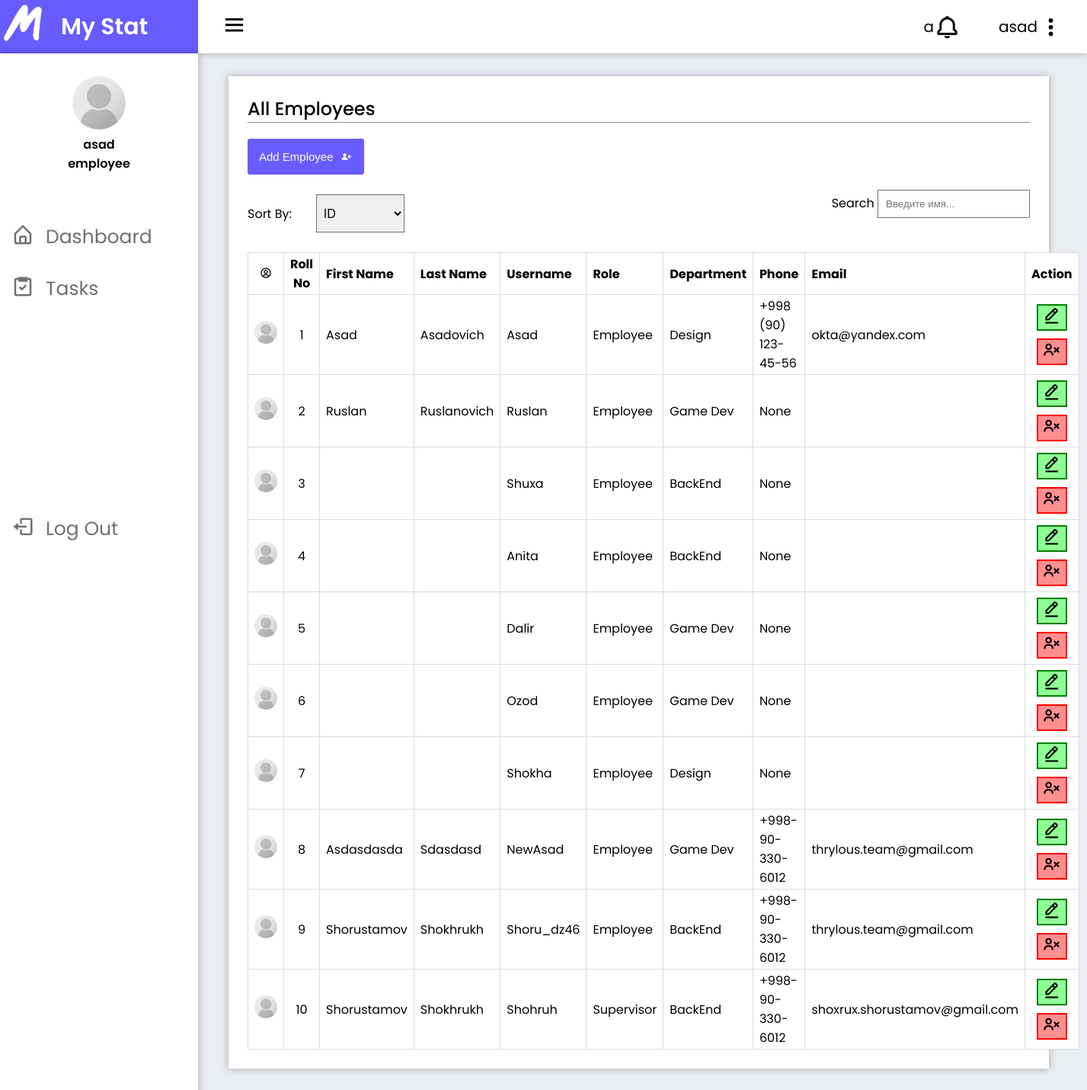
Page /view_employee/ (signed in) on the committed database.
### KPIapp/models.py (models this page shows, shortened)
class User(AbstractUser):
    role = models.ForeignKey(on_delete=models.CASCADE, related_name='role', to=Role, null=True)
    image = models.ImageField(upload_to='images/', null=True, blank=True, default='images/default_avatar.jpg')
    phone = models.CharField(max_length=100, null=True, blank=True)
    email = models.EmailField(max_length=100, null=True, blank=True)
    about = models.TextField(null=True, blank=True)
    choices = [
        ("MALE", "Male"),
        ("FEMALE", "Female"),
        ("OTHER", "Other"),
    ]
    gender = models.CharField(choices=choices, default="MALE", max_length=100)
    def get_departament(self):
        departments = Departments.objects.filter(users=self)
        return departments.first() if departments.exists() else None
    def get_notification(self):
        notifications = Notifications.objects.filter(user=self)
        return notifications

class Role (models.Model):
    name = models.CharField(max_length=100)

class Departments(models.Model):
    name = models.CharField(max_length=100)
    responsible = models.ForeignKey(on_delete=models.CASCADE, related_name='users', to=User, null=True)
    users = models.ManyToManyField(User)

### KPIapp/views.py (the view)
# urls.py: path('view_employee/', views.view_employee, name='view_employee'),
@login_required(login_url='signIn')
def view_employee(request):
    sort_by = request.GET.get('sort_by', 'id')
    search_by = request.GET.get('search_by')
    users = User.objects.all().order_by(sort_by)
    if search_by:
        users = User.objects.filter(username__icontains=search_by).order_by(sort_by)
    context = {
        'users': users,
    }
    return render(request, 'KPIapp/Supervisor/view_employee.html', context)

### KPIapp/templates/KPIapp/Supervisor/view_employee.html (shortened to what this page needs)
{% extends 'UserApp/layouts/base-template.html' %}
{% load static %}
{% block content %}
    {% include 'KPIapp/includes/headers.html' %}
    <div class="view_employees">
        <div class="employee-block">
            <div class="table-header">
                <h2>All Employees</h2>
                <hr>
                <a class="table-add-button" href="{% url 'add_employee' %}">
                    <button class="add-button">Add Employee<i class='bx bxs-user-plus' ></i></button>
                </a>
            </div>
            <form method="get" id="sortForm">
                <div class="sort">
                    <div class="sort-by">
                        <label for="sort_by">Sort by:</label>
                        <select name="sort_by" id="sort_by" onchange="this.form.submit()">
                            <option value="id" {% if request.GET.sort_by == "id" %}selected{% endif %}>ID</option>
                        </select>
                    </div>
                    <div class="search" >
                        <label for="search">Search</label>
                        <input onchange="this.form.submit()" name="search_by" id="search" type="text" placeholder="Введите имя...">
                    </div>
                </div>
            </form>
            <div>
                <table class="my-table">
                    <tr>
                        <td class="icon"><b><i class='bx bx-user-circle'></i></b></td>
                        <td class="icon"><b>Roll No</b></td>
                        <td class="table-username"><b>First Name</b></td>
                        <td class="table-username"><b>Last Name</b></td>
                        <td><b>Username</b></td>
                        <td class="table-username"><b>Role</b></td>
                        <td class="table-username"><b>Department</b></td>
                        <td><b>Phone</b></td>
                        <td><b>Email</b></td>
                        <td><b>Action</b></td>
                    </tr>
                    {% for user in users %}
                        <tr onclick="window.location.href='{% url 'user_profile' user_id=user.id %}';">
                            {% if user.image %}
                                <td class="table-avatar"><img src="{{ request.user.image.url }}" alt=""></td>
                            {% else %}
                                <td class="table-avatar"><img src="{% static 'img/default_avatar.jpg' %}" alt=""></td>
                            {% endif %}
                            <td class="icon">{{ forloop.counter }}</td>
                            <td>{{ user.first_name }}</td>
                            <td>{{ user.last_name }}</td>
                            <td>{{ user.username }}</td>
                            <td>{{ user.role.name }}</td>
                            <td>{{ user.get_departament.name }}</td>
                            <td class="table-email">{{ user.phone }}</td>
                            <td class="table-email">{{ user.email }}</td>
                            <td class="table-action">
                                <a href="{% url 'edit_employee' employee_id=user.id %}">
                                    <button class="table-edit table-button"><i class='bx bx-edit-alt'></i></button>
                                </a>
                                <a href="{% url 'delete_employee' employee_id=user.id %}">
                                    <button class="table-delete table-button"><i class='bx bx-user-x' ></i></button>
                                </a>
                            </td>
                        </tr>
                    {% endfor %}
                </table>
            </div>
        </div>
    </div>
{% endblock %}

### UserApp/templates/UserApp/layouts/base-template.html (shortened to what this page needs)
{% load static %}
<!doctype html>
<html lang="en">
<head>
    <link rel="stylesheet" href="{% static 'styles.css' %}">
    <link href='https://unpkg.com/boxicons@2.1.4/css/boxicons.min.css' rel='stylesheet'>
</head>
<body>
<div class="main">
    {% block content %}
{% endblock %}
</div>
</body>
</html>

### KPIapp/templates/KPIapp/includes/headers.html (shortened to what this page needs)
{% load static %}
<header>
    <div class="header-block">
        <div class="image-text">
            <div class="image">
                <img src="{% static 'img/logo.png' %}" alt="">
            </div>
            <div class="text header-text">
                <span>My Stat</span>
            </div>
        </div>
        <div class="header-list-employee">
            <div>
                <i class='bx bx-menu icon-header'></i>
            </div>
            <div class="header-setting">
                <div class="notification">a<i class='bx bx-bell icon-header'></i></div>
                <div onclick="window.location.href='{% url 'user_profile' user_id=request.user.id %}'">
                    <p>{{ request.user.username }}</p>
                    <i class='bx bx-dots-vertical-rounded icon-header'></i>
                </div>
            </div>
        </div>
    </div>
    <nav class="sidebar">
        <div class="user-box">
            <div class="user-info">
                {% if user.image %}
                    <img class="avatar" src="{{ request.user.image.url }}" alt="">
                {% else %}
                    <img class="avatar" src="{% static 'img/default_avatar.jpg' %}" alt="">
                {% endif %}
                <p>{{ request.user.username }}</p>
                <p>{{ request.user.role.name }}</p>
            </div>
        </div>
        <div class="menu-bar">
            <div class="menu-bar-block">
                <div class="menu-block">
                    <a href="{% url 'supervisor' %}" class="menu-block-text">
                        <i class='bx bx-home-alt icon-block'></i>
                        <span>Dashboard</span>
                    </a>
                </div>
                <div class="menu-block">
                    <a href="{% url 'view_tasks' %}" class="menu-block-text">
                        <i class='bx bx-task icon-block'></i>
                        <span>Tasks</span>
                    </a>
                </div>
                <div class="menu-block">
                    <a href="{% url 'logOut' %}" class="menu-block-text log-out">
                        <i class='bx bx-log-out icon-block'></i>
                        <span>Log Out</span>
                    </a>
                </div>
            </div>
        </div>
    </nav>
</header>

### UserApp/static/styles.css (style rules this page uses)
* { margin: 0; padding: 0; box-sizing: border-box; }
body { font-family: 'Poppins', sans-serif; background: var(--body-color); }
a { text-decoration: none; }
h2 { font-family: 'Poppins', sans-serif; font-weight: 500; }
:root { --body-color: #eaeef3; --sidebar-color: #fff; --primary-color: #695CFE; --primary-color-light: #f6f5ff; --toggle-color: #f5f5f5; --text-color: #707070; --box-shadow-template: 0 0 10px rgba(0, 0, 0, 0.3); }
.main { padding: 100px 50px 50px 300px; transition: all 0.3s ease; }
.add-tasks-form input, textarea, select { width: 45%; height: 50px; resize: none; border: none; border-bottom: 1px solid var(--text-color); }
.add-employee-form input, select { width: 48%; margin: 3% 1%; border: none; border-bottom: 1px solid var(--text-color); outline: none; text-transform: capitalize; font-size: 16px; }
.view_employees { width: 100%; background-color: var(--sidebar-color); box-shadow: var(--box-shadow-template); padding: 25px; min-width: 600px; text-transform: capitalize; }
.my-table { width: 100%; background-color: var(--sidebar-color); border-collapse: collapse; }
.table-avatar { text-align: center; }
.table-email { width: 15%; text-transform: none; }
.table-avatar img { width: 30px; height: 30px; border-radius: 50%; object-fit: cover; }
td, th { border: 1px solid #dddddd; text-align: left; padding: 2px 8px; }
.icon { text-align: center; width: 5%; }
.table-action { width: 15%; text-align: center; }
.table-username { width: 10%; }
.table-button { width: 40px; height: 35px; border: none; font-size: 25px; cursor: pointer; margin: 5px 0; }
.table-edit { border: 2px solid green; background-color: rgba(73, 255, 82, 0.61); }
.table-delete { border: 2px solid red; background-color: rgba(255, 73, 73, 0.61); }
.add-button { background-color: var(--primary-color); color: var(--sidebar-color); border-radius: 3px; padding: 15px 15px; font-size: 15px; margin: 20px 0; border: none; cursor: pointer; display: flex; align-items: center; }
.bxs-user-plus { margin-left: 10px; }
.sort { margin-bottom: 20px; display: flex; flex-direction: row; justify-content: space-between; }
.sort-by { display: flex; flex-direction: row; align-items: center; }
.sort-by label { width: 100%; }
.sort select { padding: 5px; width: 150px; border: 1px solid var(--text-color); }
.search input { width: 200px; padding: 10px; border: 1px solid var(--text-color); }
.sidebar { position: fixed; top: 70px; left: 0; height: 100%; width: 260px; background: var(--sidebar-color); transition: all 0.3s ease; transform: translateX(0); overflow: hidden; box-shadow: var(--box-shadow-template); }
.menu-block-text { font-size: 25px; text-decoration: none; color: var(--text-color); display: flex; align-items: center; padding: 15px; }
.icon-block { font-size: 30px; margin-right: 15px; margin-top: -7px; }
.user-box { width: 100%; display: flex; align-items: center; justify-content: center; margin-bottom: 50px; margin-top: 30px; }
.user-info { text-align: center; font-weight: 600; }
.avatar { width: 70px; height: 70px; border-radius: 50%; }
.header-block { display: flex; position: fixed; top: 0; left: 0; width: 100%; box-shadow: var(--box-shadow-template); }
.header-list-employee { background-color: var(--sidebar-color); height: 70px; width: 100%; display: flex; justify-content: space-between; align-items: center; flex-direction: row; padding: 0 30px; }
.header-setting { display: flex; align-items: center; }
.header-setting div { margin-left: 50px; display: flex; align-items: center; font-size: 20px; }
.icon-header { font-size: 35px; cursor: pointer; }
.image-text { transition: all 0.3s ease; overflow: hidden; display: flex; align-items: center; min-width: 260px; height: 70px; background-color: var(--primary-color); color: var(--sidebar-color); }
.log-out { margin-top: 95%; }
.image { width: 60px; height: 60px; }
.image img { width: 70px; height: 70px; margin-top: -10px; margin-left: -5px; border-radius: 50%; }
.text { font-size: 30px; font-weight: 600; margin-left: 20px; }

### rows in the picture
User: user.username "asad", user.image (placeholder picture), user.role.name "employee", first_name "Asad", last_name "Asadovich", username "Asad", role.name "Employee", get_departament.name "Design", phone "+998 (90) 123-45-56", email "okta@yandex.com"
User: first_name "Ruslan", last_name "Ruslanovich", username "Ruslan", role.name "Employee", get_departament.name "Game Dev", phone "None"
User: username "Shuxa", role.name "Employee", get_departament.name "BackEnd", phone "None"
User: username "Anita", role.name "Employee", get_departament.name "BackEnd", phone "None"
User: username "Dalir", role.name "Employee", get_departament.name "Game Dev", phone "None"
User: username "Ozod", role.name "Employee", get_departament.name "Game Dev", phone "None"
User: username "Shokha", role.name "Employee", get_departament.name "Design", phone "None"
User: user.image (placeholder picture), first_name "Asdasdasda", last_name "Sdasdasd", username "NewAsad", role.name "Employee", get_departament.name "Game Dev", phone "+998-90-330-6012", email "thrylous.team@gmail.com"
User: user.image (placeholder picture), first_name "Shorustamov", last_name "Shokhrukh", username "Shoru_dz46", role.name "Employee", get_departament.name "BackEnd", phone "+998-90-330-6012", email "thrylous.team@gmail.com"
User: user.image (placeholder picture), first_name "Shorustamov", last_name "Shokhrukh", username "Shohruh", role.name "Supervisor", get_departament.name "BackEnd", phone "+998-90-330-6012", email "shoxrux.shorustamov@gmail.com"
